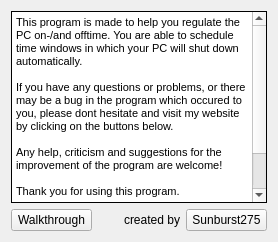
            <widget class="QWidget" name="help_about_tab_4">
             <layout class="QGridLayout" name="gridLayout_2">
              <item row="1" column="0">
               <widget class="QPushButton" name="walkthroughButton">
                <property name="text">
                 <string>Walkthrough</string>
                </property>
               </widget>
              </item>
              <item row="0" column="0" colspan="3">
               <widget class="QTextBrowser" name="help_about_textEdit">
                <property name="frameShape">
                 <enum>QFrame::Panel</enum>
                </property>
                <property name="frameShadow">
                 <enum>QFrame::Plain</enum>
                </property>
                <property name="html">
                 <string>&lt;!DOCTYPE HTML PUBLIC &quot;-//W3C//DTD HTML 4.0//EN&quot; &quot;http://www.w3.org/TR/REC-html40/strict.dtd&quot;&gt;
&lt;html&gt;&lt;head&gt;&lt;meta name=&quot;qrichtext&quot; content=&quot;1&quot; /&gt;&lt;style type=&quot;text/css&quot;&gt;
p, li { white-space: pre-wrap; }
&lt;/style&gt;&lt;/head&gt;&lt;body style=&quot; font-family:'MS Shell Dlg 2'; font-size:8.25pt; font-weight:400; font-style:normal;&quot;&gt;
&lt;p style=&quot; margin-top:0px; margin-bottom:0px; margin-left:0px; margin-right:0px; -qt-block-indent:0; text-indent:0px;&quot;&gt;This program is made to help you regulate the PC on-/and offtime. You are able to schedule time windows in which your PC will shut down automatically.&lt;/p&gt;
&lt;p style=&quot;-qt-paragraph-type:empty; margin-top:0px; margin-bottom:0px; margin-left:0px; margin-right:0px; -qt-block-indent:0; text-indent:0px;&quot;&gt;&lt;br /&gt;&lt;/p&gt;
&lt;p style=&quot; margin-top:0px; margin-bottom:0px; margin-left:0px; margin-right:0px; -qt-block-indent:0; text-indent:0px;&quot;&gt;If you have any questions or problems, or there may be a bug in the program which occured to you, please dont hesitate and visit my website by clicking on the buttons below.&lt;/p&gt;
&lt;p style=&quot;-qt-paragraph-type:empty; margin-top:0px; margin-bottom:0px; margin-left:0px; margin-right:0px; -qt-block-indent:0; text-indent:0px;&quot;&gt;&lt;br /&gt;&lt;/p&gt;
&lt;p style=&quot; margin-top:0px; margin-bottom:0px; margin-left:0px; margin-right:0px; -qt-block-indent:0; text-indent:0px;&quot;&gt;Any help, criticism and suggestions for the improvement of the program are welcome!&lt;/p&gt;
&lt;p style=&quot;-qt-paragraph-type:empty; margin-top:0px; margin-bottom:0px; margin-left:0px; margin-right:0px; -qt-block-indent:0; text-indent:0px;&quot;&gt;&lt;br /&gt;&lt;/p&gt;
&lt;p style=&quot; margin-top:0px; margin-bottom:0px; margin-left:0px; margin-right:0px; -qt-block-indent:0; text-indent:0px;&quot;&gt;Thank you for using this program.&lt;/p&gt;
&lt;p style=&quot;-qt-paragraph-type:empty; margin-top:0px; margin-bottom:0px; margin-left:0px; margin-right:0px; -qt-block-indent:0; text-indent:0px;&quot;&gt;&lt;br /&gt;&lt;/p&gt;
&lt;p style=&quot; margin-top:0px; margin-bottom:0px; margin-left:0px; margin-right:0px; -qt-block-indent:0; text-indent:0px;&quot;&gt;&lt;span style=&quot; font-weight:600;&quot;&gt;Version:&lt;/span&gt; 1.00&lt;/p&gt;
&lt;p style=&quot;-qt-paragraph-type:empty; margin-top:0px; margin-bottom:0px; margin-left:0px; margin-right:0px; -qt-block-indent:0; text-indent:0px;&quot;&gt;&lt;br /&gt;&lt;/p&gt;
&lt;p style=&quot;-qt-paragraph-type:empty; margin-top:0px; margin-bottom:0px; margin-left:0px; margin-right:0px; -qt-block-indent:0; text-indent:0px;&quot;&gt;&lt;br /&gt;&lt;/p&gt;&lt;/body&gt;&lt;/html&gt;</string>
                </property>
                <property name="textInteractionFlags">
                 <set>Qt::LinksAccessibleByKeyboard|Qt::LinksAccessibleByMouse|Qt::TextBrowserInteraction|Qt::TextSelectableByKeyboard|Qt::TextSelectableByMouse</set>
                </property>
               </widget>
              </item>
              <item row="1" column="2">
               <widget class="QPushButton" name="sunburst275Button">
                <property name="text">
                 <string>Sunburst275</string>
                </property>
               </widget>
              </item>
              <item row="1" column="1">
               <widget class="QLabel" name="createdByLabel">
                <property name="layoutDirection">
                 <enum>Qt::LeftToRight</enum>
                </property>
                <property name="text">
                 <string>created by</string>
                </property>
                <property name="alignment">
                 <set>Qt::AlignRight|Qt::AlignTrailing|Qt::AlignVCenter</set>
                </property>
               </widget>
              </item>
             </layout>
            </widget>
